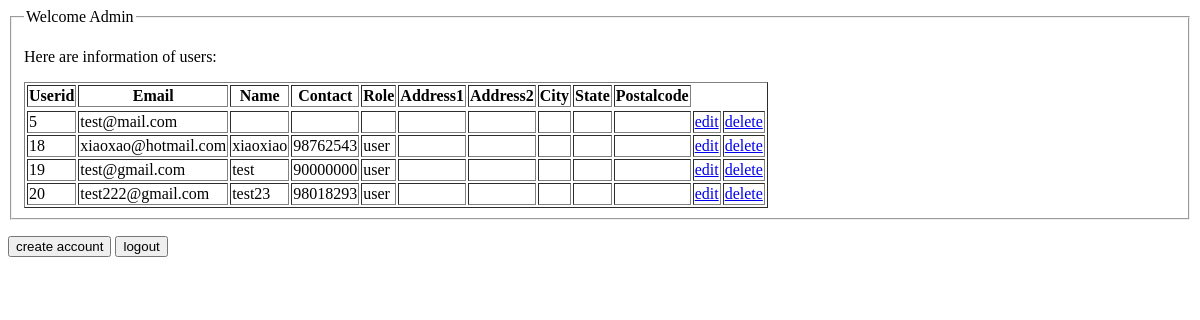
The page /admin/admin_home.php on the database as committed earlier.
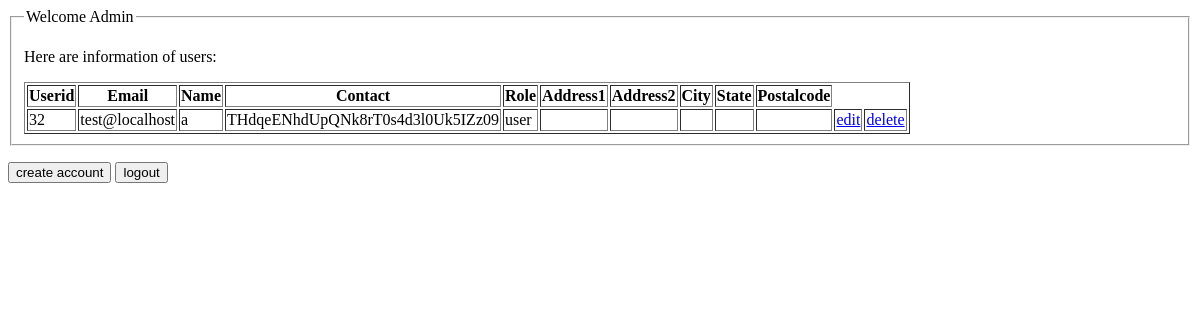
The same page on the database as committed later.
### tables this page shows
CREATE TABLE `useraccount` (
  `userid` int(15) NOT NULL,
  `email` varchar(50) DEFAULT NULL,
  `password` varchar(60) DEFAULT NULL,
  `name` varchar(50) DEFAULT NULL,
  `contact` varchar(500) DEFAULT NULL,
  `role` varchar(50) DEFAULT NULL,
  `address1` varchar(50) DEFAULT NULL,
  `address2` varchar(50) DEFAULT NULL,
  `city` varchar(50) DEFAULT NULL,
  `state` varchar(50) DEFAULT NULL,
  `postalcode` int(6) DEFAULT NULL,
  `iv` varchar(500) NOT NULL,
  `secretkey` varchar(500) NOT NULL,
  `password_token` varchar(500) NOT NULL
);

### admin/admin_home.php (the view, shortened to what this page needs)
<!DOCTYPE html>
<html>
<body>
    <head>
    </head>
    <body>
        <fieldset>
            <legend>Welcome Admin</legend>
                <p>
                    Here are information of users:
                </p>
<?php
include("connect.php");
$query = $con->prepare("SELECT `userid`, `email`, `name`, `contact`, `role`, `address1`, `address2`, `city`, `state`, `postalcode` FROM useraccount");
$query->execute();
$query->bind_result($userid, $email, $name, $contact, $role, $address1, $address2, $city, $state, $postalcode );
echo "<table border='1'>
<tr>
<th>Userid</th>
<th>Email</th>
<th>Name</th>
<th>Contact</th>
<th>Role</th>
<th>Address1</th>
<th>Address2</th>
<th>City</th>
<th>State</th>
<th>Postalcode</th>
</tr>";
while($query->fetch())
{
	if($userid == 1)
	{
		echo "<tr>";
		}
else{
echo "<tr>";
echo "<td>".$userid."</td>";
echo "<td>".$email."</td>";
echo "<td>".$name."</td>";
echo "<td>".$contact."</td>";
echo "<td>".$role."</td>";
echo "<td>".$address1."</td>";
echo "<td>".$address2."</td>";
echo "<td>".$city."</td>";
echo "<td>".$state."</td>";
echo "<td>".$postalcode."</td>";
echo "<td><a href='admin_edit.php?operation=edit&userid=".$userid."&name=".$name."&contact=".$contact."&role=".$role."&address1=".$address1."&address2=".$address2."&city=".$city."&state=".$state."&postalcode=".$postalcode."'>edit</a></td>";
echo "<td><a href='admin_home.php?operation=delete&userid=".$userid."'>delete</a></td>";
echo "</tr>";
}
}
echo "</table>";
?>
        </fieldset>
        <p>
            <input type="button" onclick="javascript:window.location.href='admin_create.php'" value="create account"/>
		    <input type="button" onclick="javascript:window.location.href='logout.php'" value="logout" />
        </p>
    </body>
</html>

Rows that differ between the two databases and show on the page:
removed useraccount: userid "5", email "test@mail.com"
removed useraccount: userid "18", email "xiaoxao@hotmail.com", name "xiaoxiao", contact "98762543", role "user"
removed useraccount: userid "19", email "test@gmail.com", name "test", contact "90000000", role "user"
removed useraccount: userid "20", email "test222@gmail.com", name "test23", contact "98018293", role "user"
added useraccount: userid "32", email "test@localhost", name "a", contact "THdqeENhdUpQNk8rT0s4d3l0Uk5IZz09", role "user"
